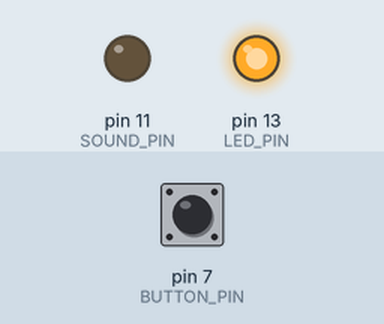
The sketch below on a simulated Arduino Uno, built with avr-gcc and run on an emulated ATmega328P. Shown: output pins drawn as LEDs (lit = HIGH). The inputs (shaded band) are chosen by the test bench; at power-on: pin 7 (BUTTON_PIN) LOW.

Above: at 1.25 s.
1.3 s: pin 7 (BUTTON_PIN) pulled HIGH for 0.15 s
2.9 s: pin 7 (BUTTON_PIN) pulled HIGH for 1 s
Timing chart, 0 to 3.7 s (numbered marks = the images above; inputs shaded):
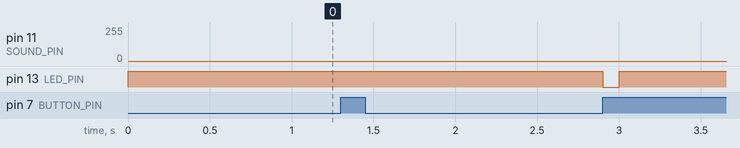

The sketch:

music_arduino_part2.ino
```cpp
/**********************************************************
 *  INCLUDES
 *********************************************************/
#include "let_it_be.h"

/**********************************************************
 *  CONSTANTS
 *********************************************************/
// COMMENT THIS LINE TO EXECUTE WITH THE PC
#define TEST_MODE 1

#define SAMPLE_TIME 250  // ms, freq of 40000
#define TASK_TIME 100  // ms
#define SOUND_PIN  11
#define LED_PIN  13
#define BUTTON_PIN 7
#define BUF_SIZE 256

#define CLOCK_SYSTEM 16000000

/**********************************************************
 *  GLOBALS
 *********************************************************/
unsigned char buffer[BUF_SIZE];
unsigned long timeOrig;
bool mute;

bool value_old = false;


/**********************************************************
 * Function: play_bit
 *********************************************************/
void play_byte() {
	static int bitwise = 1;
	static unsigned char data = 0;
	static int music_count = 0;

	#ifdef TEST_MODE
	  data = pgm_read_byte_near(music + music_count);
	  music_count = (music_count + 1) % MUSIC_LEN;
	#else
	  if (Serial.available()>1) {
		 data = Serial.read();
	  }
	#endif

    if(mute){
        data = 0;
    }

    OCR2A = data;
}

/**********************************************************
 * Function: setup
 *********************************************************/
void setup() {
    // Initialize serial communications
    Serial.begin(115200);

    pinMode(SOUND_PIN, OUTPUT);
    pinMode(LED_PIN, OUTPUT);
    pinMode(BUTTON_PIN, INPUT);

    memset(buffer, 0, BUF_SIZE);

    timeOrig = millis();

    // Interrupt (Timer 1): CTC mode, compare with OCR1A, prescaling x1
	TCCR1A = 0;
	TCCR1B = 0;
	TCCR1B = _BV(WGM12) | _BV(CS10);
	TIMSK1 = _BV(OCIE1A);  // compare with R1A

	OCR1A = CLOCK_SYSTEM/(1 * (1000000 / SAMPLE_TIME)) - 1;  // 3999

    // Timer 2 (PWM for music)

    // init reg.
    OCR2A = 100;
    OCR2B = 100;

    TCCR2A = _BV(COM2A1) | _BV(WGM20) | _BV(WGM21);
    TCCR2B = _BV(CS20);
}


ISR(TIMER1_COMPA_vect) {  // handler
    play_byte();
}


void task_button_n_led() {
    bool value = digitalRead(BUTTON_PIN);
    bool aux;
    if (value && !value_old) {
        noInterrupts();
        mute = !mute;
        aux = mute;

        interrupts();
    }

    digitalWrite(LED_PIN, aux);

    value_old = value;
}


/**********************************************************
 * Function: loop
 *********************************************************/
void loop() {
    unsigned long timeDiff;

    task_button_n_led();

    timeDiff = TASK_TIME - (millis() - timeOrig);
    timeOrig = timeOrig + TASK_TIME;

    delay(timeDiff);
}
```

Source omitted: let_it_be.h (data table, 126361 bytes)

Measured:
- after the input at 2.9 s, pin 13 (LED_PIN): HIGH → LOW at once, → HIGH 0.10 s later
